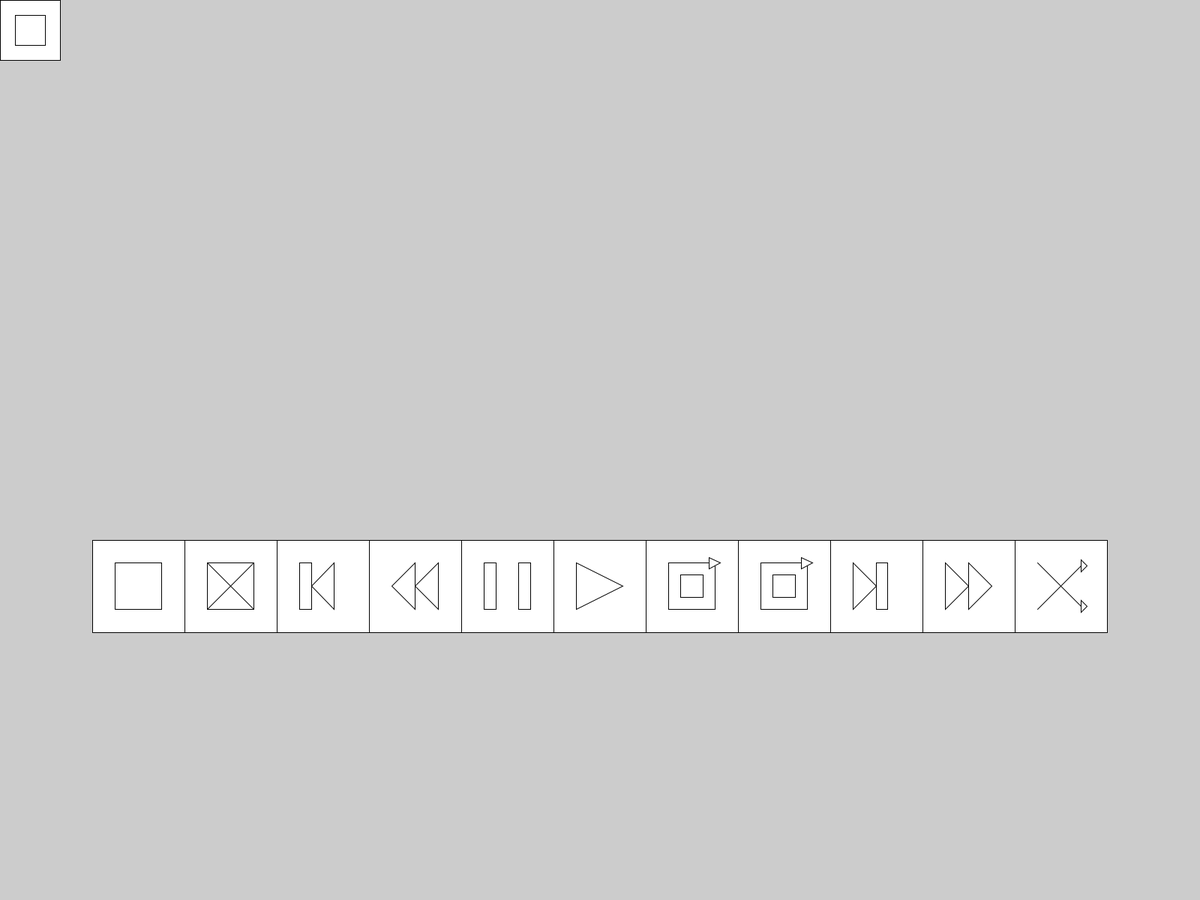
Frame 1 (no input)
Frame 60 (the mouse pressed at the canvas centre just before this capture): identical to frame 1, image omitted
Frame 120 (the mouse held since frame 60 and released just before this capture): identical to frame 1, image omitted

The Processing sketch that drew this single still picture (run headless with seeded random() and noise(); from frame 60 on, the mouse is pressed at the canvas centre):

// Processing sketch: MusicButtons
// ── MusicButtons.pde
int appWidth, appHeight;

void setup() {
  fullScreen();
  appWidth = width;
  appHeight = height;
  //
  populationBuild();
  drawMusicDivs(musicButtonDivX[0], randomButtonY, randomButtonDimension);
  rect(randomButtonDimension*1/4, randomButtonDimension*1/4, randomButtonDimension*1/2,randomButtonDimension*1/2);
  drawMusicDivs(musicButtonDivX, buttonY, buttonWidth);
  for(int i = 0; i < musicButtonDivX.length; i++) {
    drawMusicSymbols(i, musicButtonDivX[i], buttonY, buttonWidth);
  }
}//End Setup

void draw() {}//End Draw

void mousePressed() {}//End mousePressed

void keyPressed() {}//End keyPressed

// ── Music_Buttons.pde
/* Note:
  -

*/

//Global Variables
int numberOfButtons = 12;
float[] musicButtonDivX = new float[numberOfButtons];
int randomButtonY, randomButtonDimension, buttonY, buttonWidth;

void populationBuild() {//End populationBuild
  buttonWidth = appWidth / 13;//Number of buttons in a row + 2*padding
  buttonY = appHeight*3/5;//Most Buttons
  int randomButtonX = 0;
  
  randomButtonDimension = appWidth*1/20;//Changed to Square
  //musicButtonDivX
  musicButtonDivX[0] = randomButtonX;
  for(int i=1; i < musicButtonDivX.length; i++) {
    musicButtonDivX[i] = i * buttonWidth;
  }
}
  
void drawMusicDivs(float x, float y, float d) {
  square(x, y, d);
}//End drawMusicDivs

void drawMusicDivs(float[] x, float y, float d) {
  for(int i=1; i < x.length; i++) {
    square(x[i], y, d);
  }
}//End drawMusicDivs

void drawMusicSymbols(int index, float divX, float divY, float divDimension) {
  divX = smallerNum(divX, divDimension);
  divY = smallerNum(divY, divDimension);
  divDimension = smallerNum(divDimension);
  if(index == 1 || index == 2 || index == 7 || index == 8) {drawMusicDivs(divX, divY, divDimension);}
  if(index == 2 || index == 11) {drawLines(divX, divY, divDimension);}
  if(index == 3) {drawThinRect(divX, divY, divDimension); drawThinTriangle(-1, divX + smallerNum(divDimension)*1/2, divY, divDimension);}
  if(index == 4) {drawThinTriangle(-1, divX, divY, divDimension); drawThinTriangle(-1, divX + smallerNum(divDimension), divY, divDimension);}
  if(index == 5) {drawThinRect(divX, divY, divDimension); drawThinRect(divX + divDimension*3/4, divY, divDimension);}
  if(index == 6) {drawWideTriangle(divX, divY, divDimension);}
  if(index == 7 || index == 8) {
    //Draw Inner Square
    drawMusicDivs(smallerNum(divX, divDimension), smallerNum(divY, divDimension), smallerNum(divDimension));
    //Draw Triangle
    float node2X = divX + divDimension;//Made for reading ease
    divX = node2X - divDimension*1/8;
    divY = divY - divDimension*1/8;
    divDimension = divDimension*1/4;
    drawWideTriangle(divX, divY, divDimension);
  }
  if(index == 9) {drawThinRect(divX + divDimension*1/2, divY, divDimension);}
  if(index == 9 || index == 10){drawThinTriangle(1, divX, divY, divDimension);}
  if(index == 10) {drawThinTriangle(1, divX + smallerNum(divDimension), divY, divDimension);}
  if(index == 11) {
    float node2X = divX + divDimension;
    float node2Y = divY;
    float largerDimension = divDimension;
    divDimension = divDimension*1/4;
    divX = node2X - divDimension*1/4;
    divY = node2Y - divDimension*1/4;
    drawThinTriangle(1, divX, divY, divDimension);
    drawThinTriangle(1, divX, divY + largerDimension - smallerNum(divDimension), divDimension);
  }
  
}//End drawMusicSymbols

float smallerNum(float divXY, float divDimension) {
  return divXY = divXY + divDimension*1/4;
}//End SmallerDivXY

float smallerNum(float divDimension) {
  return divDimension*1/2;
}//End smallerDivDimension

void drawWideTriangle(float divX, float divY, float divDimension) {
  triangle(divX, divY, divX+divDimension, divY + smallerNum(divDimension), divX, divY + divDimension);
  //Apply smallerNum(divDimension) at 3rd parameter for thin triangle
}

void drawThinTriangle(int direction, float divX, float divY, float divDimension) {
  if(direction == 1) {
    triangle(divX, divY, divX+smallerNum(divDimension), divY + smallerNum(divDimension), divX, divY + divDimension);
  }
  if(direction == -1) {
    triangle(divX+smallerNum(divDimension), divY, divX, divY + smallerNum(divDimension), divX+smallerNum(divDimension), divY + divDimension);
  }
}

void drawThinRect(float divX, float divY, float divDimension) {
  rect(divX, divY, divDimension*1/4, divDimension);
}


void drawLines(float divX, float divY, float divDimension){
  line(divX, divY, divX + divDimension, divY + divDimension);
  line(divX + divDimension, divY, divX, divY + divDimension);
}
